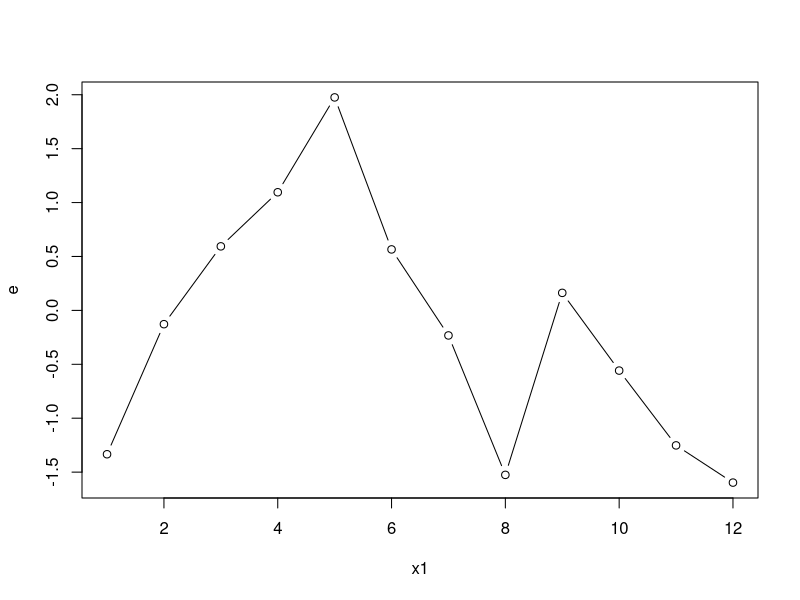
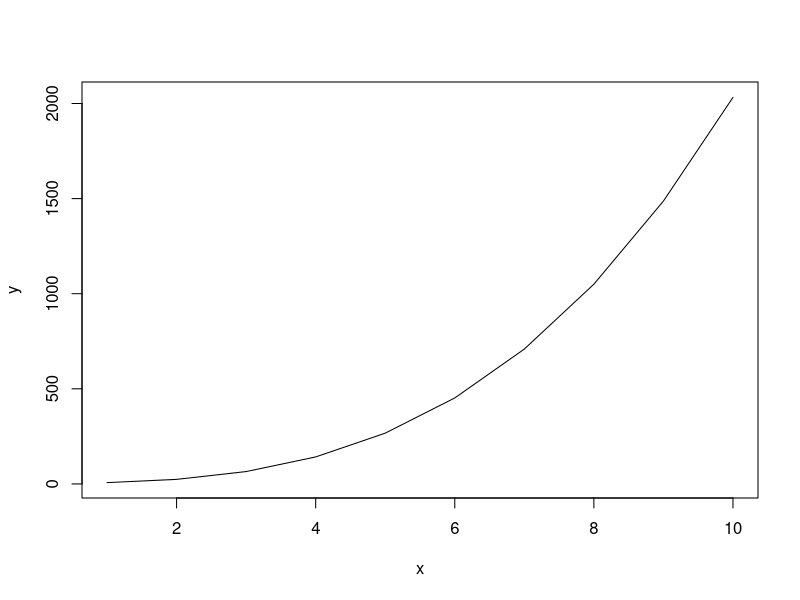

The R source for these figures, in order: (Note: this script raises an error after producing the figures.)
#' ---
#' title: "Data Wrangling in R: Data Structures"
#' author: "Clay Ford"
#' date: "Spring 2016"
#' output: pdf_document
#' ---


# In many traditional statistical programs (SAS, Stata, SPSS) data is structured
# in a rectangular format, with observations in rows and variables in columns. 
# The data look and feel like a spreadsheet. That's good most of the time. 
# However it's nice to have different data structures that allow us to perform 
# our own operations with the data. This is what R provides. 

# The basic data structures in R include vectors, matrices, arrays, lists and 
# data.frames. Mastering the subtleties of this structures can make learning R 
# hard at first. But once mastered, they allow you to efficiently manipulate and
# investigate your data.


# Vectors -----------------------------------------------------------------

# data of same type (ie, number, integer, character, logical) in one dimension

# create an integer vector
x1 <- 1:12
x1 
is.vector(x1)  # Is it a vector? returns T/F
mode(x1)  # The (Storage) Mode of an Object
typeof(x1) # The Type of Object
length(x1) # how many elements in the vector?

# What about this?
z <- 1
length(z)
is.vector(z) # Yes it is! (Not a scalar.)

# numeric vector
e <- rnorm(12) # 12 random values drawn from a standard normal dist'n N(0,1)
e 
is.vector(e)
mode(e)
typeof(e) # double-precision

# I can work directly with these vectors:
plot(x = x1, y = e, type = "b") # type = "b" means dots and lines
mean(e)
sd(e)
e + x1

# Notice in e + x1 we added the first element of e to the first element of x1, 
# the second element of e to the second element of x1, and so forth. That's an 
# example of a "vectorized" operation. We didn't have to create a loop to
# accomplish this. We could just add the vectors. More examples:

x1 * e
x1 / 10
sqrt(x1)
abs(e) + 100
sum(x1)

# A little algebra example: Graph the line y = 2x^3 + 3x + 2
x <- 1:10
y <- 2*x^3 + 3*x + 2
plot(x,y,type="l")

# Another vector
y <- 5 + 3*x1 + e
y 

# Notice we just overwrote the previous y without warning.


# I can also name the elements in a vector using the names() function. First 
# let's make a new vector using the c() function. The c() function "combines" or
# "concatenates" values into a vector:
x2 <- c(3,7,1) 

# Now name the elements
names(x2) <- c("Yes","No","Undecided")   # add names
x2
names(x2) # see the names for x2



# logical vectors
# A logical vector contains TRUE and FALSE values
y < 20 
test <- y < 20
test 
mode(test)
typeof(test)

# Comparison operators: <, <=, >, >=, ==, !=
xx <- 1:4; yy <- c(1,2,10,2)
xx
yy
xx > yy
xx >= yy
xx < yy
xx <= yy
xx == yy
xx != yy
rm(xx, yy) # remove xx and yy from the memory

# TRUE and FALSE correspond to 0 and 1, so we can easily summarize their values.
sum(y < 20)
sum(y < 20)/length(y < 20)
mean(y < 20)  # same as previous

# character vectors
# A vector can have character values
ch <- c("Pancakes","Nachos","Bacon","Cookies")
ch 
mode(ch)
typeof(ch)

# In later lectures we'll talk more about working with character data.

# vectors can be combined using the c() function
xy <- c(x1,y)
xy

# what happens when different modes are combined?
all <- c(x1, e, y, test, ch)
all
mode(all)
# everything converted to character. Notice that R didn't issue a warning.
# Remember: vectors store data of one type.

# accessing elements of a vector with bracket notation
e
e[1:3] # first three
e[-(1:3)] # all but first three (notice the parantheses!)
e[-1:-3] # same as previous
e[c(1,3,6)] # first, third and sixth
e[c(-1,-3,-5)] # all but 1st, 3rd, 5th
e[c(3,3,3)] # repeatedly call elements of a vector
e[length(e)] # the last element

# We can use logical vectors to subset vectors:
e[e > 0] # "e such that e is greater than 0"
e[e > 0 & e < 0.2] # "e such that e is greater than 0 AND less than 0.2"
e[e < 0 | e > 0.2] # "e such that e is less than 0 OR greater than 0.2"

# Conditional operators: &, |, &&, ||
x <- c(TRUE, FALSE, TRUE, FALSE)
y <- c(FALSE, TRUE, TRUE, FALSE)

x & y # AND: check if pairs both TRUE; returns vector
x | y # OR: check if either is TRUE; returns vector

# && and || are trickier. && and || evaluates from left to right examining only
# the first element of each vector. Evaluation proceeds only until the result is
# determined. In other words, if the answer is known with the first comparison,
# there is no need to proceed to the second. && and || typically go with if()
# statements when programming. They return a length-one logical vector.

x && y  # stops after first comparison
x || y  # also stops after first comparison

# accessing elements of a vector with functions
e
max(e)
which.max(e) # location of (first) max in vector
min(e)
which.min(e) # location of (first) min in vector

# Let's say we have 5 judge panel scoring a diving competition and they score a
# dive as follows:
(score <- c(6,6.5,5.5,6,5))

# The lowest and high scores are dropped.
nscore <- score[c(-which.min(score),-which.max(score))]
nscore

# We then sum these scores and multiple by degree of difficulty, say 2.0.
sum(nscore) * 2

# Another way to extract largest and smallest values
range(e) # smallest and largest values

# storage information about a vector (or any object)
object.size(e)
print(object.size(e),units = "Kb")

# Matrices ----------------------------------------------------------------

# A matrix is a vector with instructions on how to lay out the data on screen in
# two dimensions.

# Use the matrix() function to create a matrix. The basic syntax is matrix(data,
# nrow, ncol), where data is typically a vector, nrow is number of rows, and 
# ncol is the number of columns. By default, a matrix is "filled" by starting at
# the top of the first column and going down, then going down the second column,
# etc.
x2 <- matrix(1:12, ncol=2)
x2 # notice data filled by column

# to fill by row, set the byrow argument to TRUE
matrix(1:12, ncol=2, byrow = TRUE)

# let's create more matrices:
e2 <- matrix(rnorm(12), nrow=3)
e2

# matrices are vectors laid out in 2D, so we can do something like this:
test2 <- e2 < 0 
test2
e2[test2] # pull out elements that are greater than 0; returns a vector

# a matrix can be created by "binding" vectors;
# using vectors e and y created above...
eyCol <- cbind(e, y) # cbind = column bind
eyCol
eyRow <- rbind(e, y) # rbind = row bind
eyRow

# getting dimensions of matrix
dim(eyCol)
# notice the dimensions are output as a vector

# accessing elements of a matrix with bracket notation.
# [row number(s), column number(s)]
e2
e2[1,1] # element in row 1 column 1
e2[1:2,1:2] # first two rows, first two columns
e2[c(1,3),c(1,3)] # row 1 and 3, column 1 and 3
e2[3,] # row 3
e2[,2] # column 2; output as vector
e2[,2, drop=F] # column 2; output as 1 column matrix (instead of vector)

# An advanced concept: using a matrix in brackets.
z <- cbind(c(1,2,3),c(1,3,4))
z
# what does the following return?
e2
e2[z] 


# Again a matrix is a vector with instructions on how to lay it out. By simply
# defining the dimensions, we can turn a vector into a matrix:
e
is.vector(e) # is this a vector?
is.matrix(e) # is this a matrix?
dim(e) # NULL

# define the dimensions for e as 3 x 4:
dim(e) <- c(3,4)
e
is.vector(e)
is.matrix(e)
dim(e)

# Turn e back into a vector by removing the dimensions:
dim(e) <- NULL
e
is.vector(e)
is.matrix(e)

# we can also turn a matrix into a vector using as.vector()
is.matrix(e2)
as.vector(e2)

# is.vector(x) returns TRUE if x is a vector, FALSE otherwise.
# as.vector(x) attempts to coerce x into a vector. 

# Sometimes we want to transpose a matrix. That means make the rows the columns,
# and vice versa. The t() function does this for us.
x2
t(x2)

# Tranposing a matrix is something we sometimes do when performing matrix 
# algebra. R is great for matrix algebra. Other basic operators and functions 
# include %*%, diag, crossprod, det and solve. We won't go further here because
# I'm not sure of everyone's comfort with the math, but google "matrix algebra
# with R" if you want to learn more.



# Arrays ------------------------------------------------------------------

# Arrays are data of the same type (ie, number, integer, character, logical) in 
# more than 2 dimensions. Again, pretty much a vector with instructions on how
# to lay out on screen.

x3 <- array(1:12, dim = c(2,2,3))
# dim = c(2,2,3) means 2 rows, 2 columns, 3 layers
x3
dim(x3)
is.vector(x3)
is.matrix(x3)
is.array(x3)

as.vector(x3)
as.matrix(x3)

# 4 dimentions
x4 <- array(rnorm(24), dim=c(2,2,3,2))
# dim = c(2,2,3,2) means 2 rows, 2 columns, 3*2 = 6 layers
x4

# We can subset using brackets.
x4[1,1,1,1] # element (1,1) in layer , , 1, 1
x4[1,,1,1] # row 1 in layer , , 1, 1
x4[,1,1,1] # col 1 in layer , , 1, 1
x4[,1,1,1, drop = F] # col 1 in layer , , 1, 1, (as a matrix)
x4[,,1,1] # layer , , 1, 1

# Using brackets with arrays can get confusing!
# We won't deal with arrays too much in this class


# Data Frames -------------------------------------------------------------

# A data frame contains data of different types in a rectangular arrangement,
# ie, the way you're probably used to seeing data. Like a spreadsheet. When
# doing data analysis with R you usually want your data in a data frame. It's 
# important to understand distinction between matrices and data frames.

# combine vectors from above into a data frame
dat <- data.frame(x1, y, e, test, ch)
dat
# Notice the ch vector got "recycled".

# A data frame is not a matrix
is.data.frame(dat) == is.matrix(dat)

# can provide descriptive column names
dat <- data.frame(id=x1, response=y, error=e, condition=test, snack=ch)
dat


# we can access columns (vectors) of a data frame using the $ operator:
dat$response
dat$condition
dat$response + dat$error
sum(dat$condition)

is.vector(dat$response)

# try typing dat$ and hitting tab in either the R script or console. What
# happens?


# The str function displays the structure of an R object. This is useful for
# data frames:
str(dat)

# What happened to our character vector? converted to Factor. R does this by
# default when character vectors are added to a data frame.

# What is a factor? Technically, a factor is a vector of "integer codes" with a
# "levels" attribute. Conceptually, it's simply a categorical variable.

# We will study factors in greater detail in a later lecture; for now it is
# enough to think of Factors as the class for categorical variables.

# accessing elements of a data frame with bracket notation (similar to matrix)
dat[1:2, 1:3] # first two rows, first three columns
dat[,4] # column 4 as a vector
dat[,4, drop=F] # column 4 as a column of a data frame
is.data.frame(dat[,4, drop=F]) # Trust me, it's a data frame
dat[,"condition"] # using column name to access column
dat$condition # and of course with $ operator
dat[1,] # row 1
dat[c(3,2,1,1),] # rows 3, 2, 1, and then 1 again, in that order

# using conditions to select rows of data frame; notice we have to preface
# column names with name data frame.
dat[dat$error > 0,]
dat[dat$error > 0, c("id","error")]
dat[dat$error > 0 & dat$response==TRUE,]
dat[dat$snack=="Nachos",]
dat[dat$response==TRUE | dat$condition==TRUE, c("response","condition")]


# R also has functions for returning information about data frames:
head(dat)
tail(dat)
nrow(dat)
ncol(dat)
dim(dat) # both number of rows and columns
summary(dat)

# What happens when we convert to a matrix?
as.matrix(dat)

# Lists -------------------------------------------------------------------

# Data of different types. There is no restriction on shape. A list can contain 
# all sorts of objects of all sorts of size. It is the most general data 
# structure. It can contain vectors, data frames and even other lists. Output of
# statistical analyses are often stored in a list. 

# store 2 vectors, a matrix, an array and data frame in a list using the list()
# function:
exList <- list(e, y, x2, x3, dat)
exList

# Notice the list elements are numbered with two brackets

# view the structure of a list
str(exList)

# We can also name the list elements
exList <- list(error=e, response=y, myMatrix=x2, anArray=x3, DataFrame=dat)
exList

# Now we can access list elements by name using the $ operator just as we can
# with data frames.
exList$response
exList$DataFrame
# we can also use the $ notation repeatedly to access elements
exList$DataFrame$response

# lists can contain other lists
exList2 <- list(error=e, response=y, myMatrix=x2, anArray=x3, DataFrame=dat, 
                myList=exList)
# look at the structure
str(exList2)

# Again, accessing elements of a list using the $ operator
exList2$DataFrame$error
exList2$myList$DataFrame$error

# can also use brackets
# one set of brackets accesses list element and returns list
exList2[5]
class(exList2[5])
# two sets of brackets access list element and returns the element
exList2[[5]]
class(exList2[[5]])

# Want to remove a list element? Assign it NULL.
exList2$myList <- NULL
exList2[["anArray"]]  <- NULL
str(exList2)

# By the way, a data frame is actually a list comprised of vectors of the same length:
is.data.frame(dat)
is.list(dat)
typeof(dat)
mode(dat)

# Finally, if you want to turn a list into a flat vector, use unlist(). 
exList3 <- list(e2, x2)
exList3
unlist(exList3)


# Missing Values ----------------------------------------------------------

# Missing values happen. Sometimes your source data has missing values, other
# times missing values occur due to computation or a data transformation.

# In R, the value NA without quotes represents a missing value.

# Let's create a missing value in row 1, column 2 of dat
dat[1,2] <- NA
# now look at row 1
dat[1,]

# we can use the is.na() function to test for missing values
is.na(dat$response)

# You can think of this function as asking each element in the vector the
# question "are you missing?"

# We can reverse it and ask "are you not missing?" with ! 
!is.na(dat$response)

# The all(), any() and which() functions are useful for identifying and working
# with missing values:

# all() - tells you if all elements are true
# any() - tells you if any elements are true
# which() - identifies which elements are true

# are all elements in vector missing?
all(is.na(dat$response))
# are any elemens in vector missing?
any(is.na(dat$response)) 
# which elements are missing?
which(is.na(dat$response))

# again we can ask the opposite question:

# are all elements not missing?
all(!is.na(dat$response))
# are any elements not missing?
any(!is.na(dat$response))
# which elements are not missing?
which(!is.na(dat$response))

# Another useful function is complete.cases(). It returns a logical vector 
# indicating which rows (or "cases") have no missing values. Very good for data
# frames.
complete.cases(dat)

# The first row is not a "complete case".

# and again we can ask the opposite: which rows have missing values?
!complete.cases(dat)


# We can combine the above functions to help us quickly identify missing data in
# large data frames. Let's use the airquaility data set that comes with R to 
# illustrate. Enter data() at the console to see data that come with R. Or look
# at the datasets package.

head(airquality)

# Notice the missing values in the first and second columns. Other columns may 
# have missing data as well. We'd prefer not to rely on our eyes to spot missing
# data.

# complete.cases tells which *rows* of the data frame have any missing data:
complete.cases(airquality)

# Lots of FALSE elements. How many? Recall that TRUE and FALSE can be treated as
# 1 and 0. Therefore we can use the the sum function to count the number of
# TRUE/FALSE elements.

# How many complete cases?
sum(complete.cases(airquality))

# How many incomplete cases?
sum(!complete.cases(airquality))

# What proportion of airquality rows contain complete cases?
mean(complete.cases(airquality))

# which rows have incomplete cases?
which(!complete.cases(airquality))

# We can save the output of the above line of code and use it to view the subset
# of records with missing data.
miss <- which(!complete.cases(airquality))
airquality[miss,]

# The summary() function when called on a data frame will also give you
# information about missing values.
summary(airquality)

# what if you want to drop all records with missing values? This can be done
# with the na.omit() function:
aq2 <- na.omit(airquality)
summary(aq2)
# Notice there are no missing values in the data frame summary.

# we can also use is.na() on a data frame to get a matrix of TRUE/FALSE
# indicating missing data:
head(is.na(airquality))
class(is.na(airquality))

# We can use the colSum or colMean function on matrix such as this to get a
# summary of missing data by column:
colSums(is.na(airquality))
colMeans(is.na(airquality))

